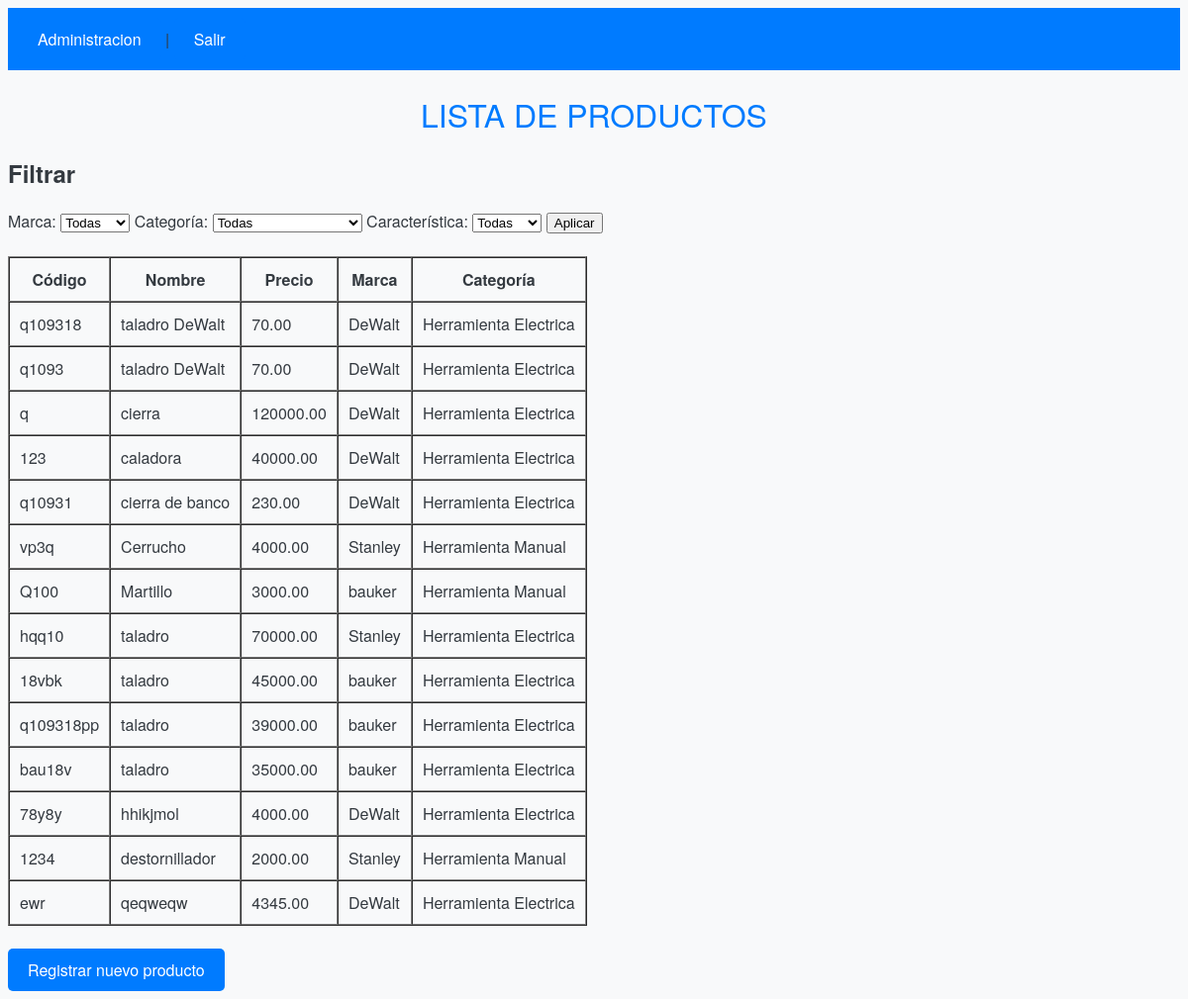
The page /productos/ (signed in) on the database its author committed.
### app/models.py (models this page shows, shortened)
class Producto(models.Model):
    codigo = models.CharField(max_length=10, unique=True)
    nombre = models.CharField(max_length=100)
    precio = models.DecimalField(max_digits=10, decimal_places=2)
    marca = models.ForeignKey('Marca', on_delete=models.SET_NULL, null=True)
    categoria = models.ForeignKey('Categoria', on_delete=models.SET_NULL, null=True)
    caracteristicas = models.ManyToManyField('Caracteristica')

class Marca(models.Model):
    nombre = models.CharField(max_length=100)

class Categoria(models.Model):
    nombre = models.CharField(max_length=100)

### app/views.py (the view)
# urls.py: path('', views.listar_productos, name='listar_productos'),
@login_required
def listar_productos(request):
    productos = Producto.objects.all()
    marcas = Marca.objects.all()
    categorias = Categoria.objects.all()
    caracteristicas = Caracteristica.objects.all()
    marca_id = request.GET.get('marca')
    categoria_id = request.GET.get('categoria')
    caracteristica_id = request.GET.get('caracteristica')
    if marca_id:
        productos = productos.filter(marca_id=marca_id)
    if categoria_id:
        productos = productos.filter(categoria_id=categoria_id)
    if caracteristica_id:
        productos = productos.filter(caracteristicas__id=caracteristica_id)
    return render(request, 'consulta.html', {
        'productos': productos,
        'marcas': marcas,
        'categorias': categorias,
        'caracteristicas': caracteristicas
    })

### app/templates/consulta.html (shortened to what this page needs)
{% load static %}
<!DOCTYPE html>
<html lang="es">
<head>
    <link rel="stylesheet" href="{% static 'styles.css' %}">
</head>
<body>
    <div style="background-color: #007bff; padding: 10px;">
        <a href="/admin/" class="btn-custom">Administracion</a> |
        <a href="/logout/" class="btn-custom">Salir</a>
    </div>
    <h1>Lista de Productos</h1>
    <h2>Filtrar</h2>
    <form method="GET" action=".">
        <label for="marca">Marca:</label>
        <select name="marca" id="marca">
            <option value="">Todas</option>
        </select>
        <label for="categoria">Categoría:</label>
        <select name="categoria" id="categoria">
            <option value="">Todas</option>
        </select>
        <label for="caracteristica">Característica:</label>
        <select name="caracteristica" id="caracteristica">
            <option value="">Todas</option>
        </select>
        <input type="submit" value="Aplicar">
    </form>
    <br>
    <table border="1" cellspacing="0" cellpadding="10">
        <thead>
            <tr>
                <th>Código</th>
                <th>Nombre</th>
                <th>Precio</th>
                <th>Marca</th>
                <th>Categoría</th>
            </tr>
        </thead>
        <tbody>
            {% for producto in productos %}
            <tr>
                <td>{{ producto.codigo }}</td>
                <td>{{ producto.nombre }}</td>
                <td>{{ producto.precio }}</td>
                <td>{{ producto.marca.nombre }}</td>
                <td>{{ producto.categoria.nombre }}</td>
            </tr>
            {% empty %}
            <tr>
                <td colspan="5">No hay productos disponibles</td>
            </tr>
            {% endfor %}
        </tbody>
    </table>
    <br>
    <a href="{% url 'registro_producto' %}" class="btn-custom">Registrar nuevo producto</a>
</body>
</html>

### app/static/styles.css (style rules this page uses)
body { background-color: #f8f9fa; font-family: 'Helvetica Neue', Arial, sans-serif; color: #343a40; }
h1 { color: #007bff; text-align: center; margin-bottom: 20px; font-weight: 500; text-transform: uppercase; }
.btn-custom { display: inline-block; padding: 10px 20px; background-color: #007bff; color: white; text-align: center; text-decoration: none; border-radius: 5px; font-size: 16px; transition: background-color 0.3s ease; }

### rows shown on the page
Producto: codigo "q109318", nombre "taladro DeWalt", precio "70.00", marca.nombre "DeWalt", categoria.nombre "Herramienta Electrica"
Producto: codigo "q1093", nombre "taladro DeWalt", precio "70.00", marca.nombre "DeWalt", categoria.nombre "Herramienta Electrica"
Producto: codigo "q", nombre "cierra", precio "120000.00", marca.nombre "DeWalt", categoria.nombre "Herramienta Electrica"
Producto: codigo "123", nombre "caladora", precio "40000.00", marca.nombre "DeWalt", categoria.nombre "Herramienta Electrica"
Producto: codigo "q10931", nombre "cierra de banco", precio "230.00", marca.nombre "DeWalt", categoria.nombre "Herramienta Electrica"
Producto: codigo "vp3q", nombre "Cerrucho", precio "4000.00", marca.nombre "Stanley", categoria.nombre "Herramienta Manual"
Producto: codigo "Q100", nombre "Martillo", precio "3000.00", marca.nombre "bauker", categoria.nombre "Herramienta Manual"
Producto: codigo "hqq10", nombre "taladro", precio "70000.00", marca.nombre "Stanley", categoria.nombre "Herramienta Electrica"
Producto: codigo "18vbk", nombre "taladro", precio "45000.00", marca.nombre "bauker", categoria.nombre "Herramienta Electrica"
Producto: codigo "q109318pp", nombre "taladro", precio "39000.00", marca.nombre "bauker", categoria.nombre "Herramienta Electrica"
Producto: codigo "bau18v", nombre "taladro", precio "35000.00", marca.nombre "bauker", categoria.nombre "Herramienta Electrica"
Producto: codigo "78y8y", nombre "hhikjmol", precio "4000.00", marca.nombre "DeWalt", categoria.nombre "Herramienta Electrica"
Producto: codigo "1234", nombre "destornillador", precio "2000.00", marca.nombre "Stanley", categoria.nombre "Herramienta Manual"
Producto: codigo "ewr", nombre "qeqweqw", precio "4345.00", marca.nombre "DeWalt", categoria.nombre "Herramienta Electrica"
